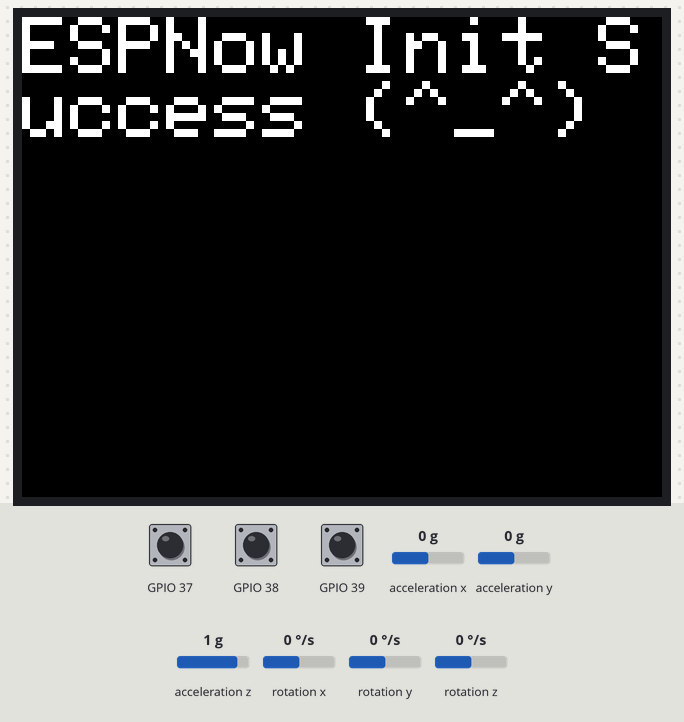
Bench run of a program on a simulated ESP32. Parts: 320×240 colour display. The inputs (shaded band) are chosen by the test bench; at power-on: GPIO 37 HIGH, GPIO 38 HIGH, GPIO 39 HIGH, acceleration x 0 g, acceleration y 0 g, acceleration z 1 g, rotation x 0 °/s, rotation y 0 °/s, rotation z 0 °/s. What the program prints to the serial monitor is not drawn.

Above: at 0.3 s.

The program:

main.cpp
```cpp
//必要なものはこれだけ！
#include <M5unified.h>
#include <esp_now.h>
#include <esp_wifi.h>
#include <WiFi.h>

// 送信側・受信側で共通の構造体を定義する
typedef struct PacketData {
  uint8_t sensor1;
  uint8_t sensor2;
  uint8_t sensor3;
  uint8_t button_state;
  float accX;
  float accY;
  float accZ;
  float gyroX;
  float gyroY;
  float gyroZ;
  float temp;
} PacketData;

PacketData sendData; //送信データを格納するための構造体変数を作成

// 送信先のMACアドレスを設定 各自でMACアドレスを確認して、それを入れる
uint8_t receiverAddress[] = {0x3C, 0x61, 0x05, 0x0D, 0xB2, 0x54}; //  3C:61:05:0D:B2:54

  //このプログラム上で使う変数
  float accX;
  float accY;
  float accZ;
  float gyroX;
  float gyroY;
  float gyroZ;
  float temp;

void setup() {

  // USBSerial.begin(115200);   //M5AtomS3などで、Serial.beginが使えなかったらUSBSerial.beginを使うとうまくいく
  // Serial.begin(115200);   //シリアル通信する場合

  M5.begin(); // M5Stackを使う場合はこれを使う

  //ESP_NOWを使うにはこれが必要
  WiFi.mode(WIFI_STA);
  WiFi.disconnect();

  //M5stackの画面に文字を表示させるための設定 M5を使わないなら不要
  M5.Lcd.fillScreen(BLACK);
  M5.Lcd.setCursor(0, 0);
  M5.Lcd.setTextSize(4);
  M5.Lcd.setTextColor(WHITE);

  // ESP-NOWの初期化が成功していなければリスタート
  if (esp_now_init() == ESP_OK) {
    Serial.println("ESPNow Init Success (^_^)");
    M5.Lcd.println("ESPNow Init Success (^_^)");
  } else {
    Serial.println("ESPNow Init Failed (-_-)");
    M5.Lcd.println("ESPNow Init Failed (-_-)");
    delay(3000);
    ESP.restart();
  }

  // ESPNOWをするための一連の設定　MACアドレスの設定や使用する周波数帯（チャンネル）の設定
  esp_now_peer_info_t peerInfo; //peerInfoという構造体を作成 ESPNOWするために必要な設定が書かれた構造体
  memset(&peerInfo, 0, sizeof(peerInfo)); // 構造体を初期化する
  memcpy(peerInfo.peer_addr, receiverAddress, 6); // （peerInfo.peer_addrに、receiverAddressをコピーする。サイズは６。の意味）MACアドレスをpeer_addrという構造体メンバにコピー（設定）する。これで送信先のMACアドレスが設定される
  peerInfo.channel = 8; // チャンネルを設定 !!!これとはべつに、WiFiのチャンネルも設定しないとエラーが出ます!!!
  peerInfo.encrypt = false; // 暗号化を無効
  esp_wifi_set_channel(8, WIFI_SECOND_CHAN_NONE); //WiFiのチャンネル設定 !!!peerinfo.channelと合わせる!!!


  if (esp_now_add_peer(&peerInfo) != ESP_OK) { //「esp_now_add_peer」で、espnowのピアリストにpeerInfo構造体に書かれた設定を追加する。成功するとESP_OKが返るので、それがうまくいかなかったときの処理が書いてある
    Serial.println("Failed to add peer (;_;)");
    M5.Lcd.println("Failed to add peer (;_;)");
    return;
  }
}

void loop() {
  M5.update(); //M5の様々なセンサ値とかをここで取得（更新）している。
  // AtomS3.update();
  M5.Imu.getAccel(&accX, &accY, &accZ);// 加速度データの取得 m5stackに搭載されているIMUからデータを取得するための関数を使っている
  M5.Imu.getGyro(&gyroX, &gyroY, &gyroZ);// ジャイロデータの取得　これらgetAccelなどの関数は引数にポインタを渡して、そのポインタが指し示す変数にデータを格納するという使い方をするものだからこのように書いているだけ
  M5.Imu.getTemp(&temp);// 温度データの取得

  sendData.gyroX = gyroX; // 送信するための構造体変数sendDataに、取得した角速度データを格納　このように格納していって、最後にesp_now_sendで送信するだけ！
  sendData.gyroY = gyroY;
  sendData.gyroZ = gyroZ;
  sendData.button_state = 0;
  esp_now_send(receiverAddress, (uint8_t*)&sendData, sizeof(sendData)); // 受け取り側のMACアドレス（receiverAddress）と、送信するデータの（先頭の？）アドレス(sendData)、データのサイズを指定して送信する
}
```
